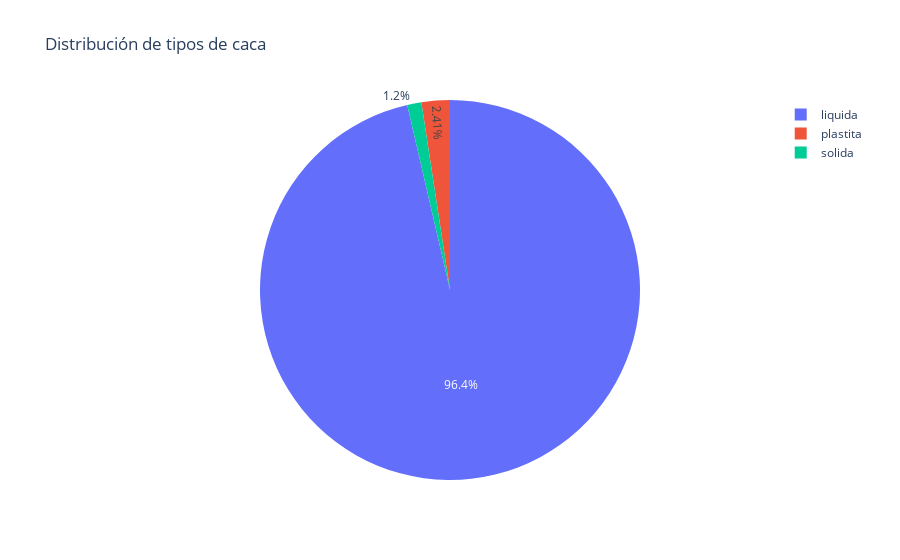

Notebook cell for this chart:
### Code cell
# 2. Gráfica circular: "Distribución de tipos de caca"
fig_tipos = px.pie(df['tipo'].value_counts().reset_index(), 
                   values='count', names='tipo',
                   title='Distribución de tipos de caca')
fig_tipos.show()

### Figure 1 — Plotly figure (JSON) as saved in the notebook; plotly's stock layout.template omitted (floating-point values rounded to 4 significant figures)
{"data": [{"domain": {"x": [0, 1], "y": [0, 1]}, "hovertemplate": "tipo=%{label}<br>count=%{value}<extra></extra>", "labels": ["liquida", "plastita", "solida"], "legendgroup": "", "name": "", "showlegend": true, "type": "pie", "values": [160, 4, 2]}], "layout": {"legend": {"tracegroupgap": 0}, "title": {"text": "Distribución de tipos de caca"}}}
